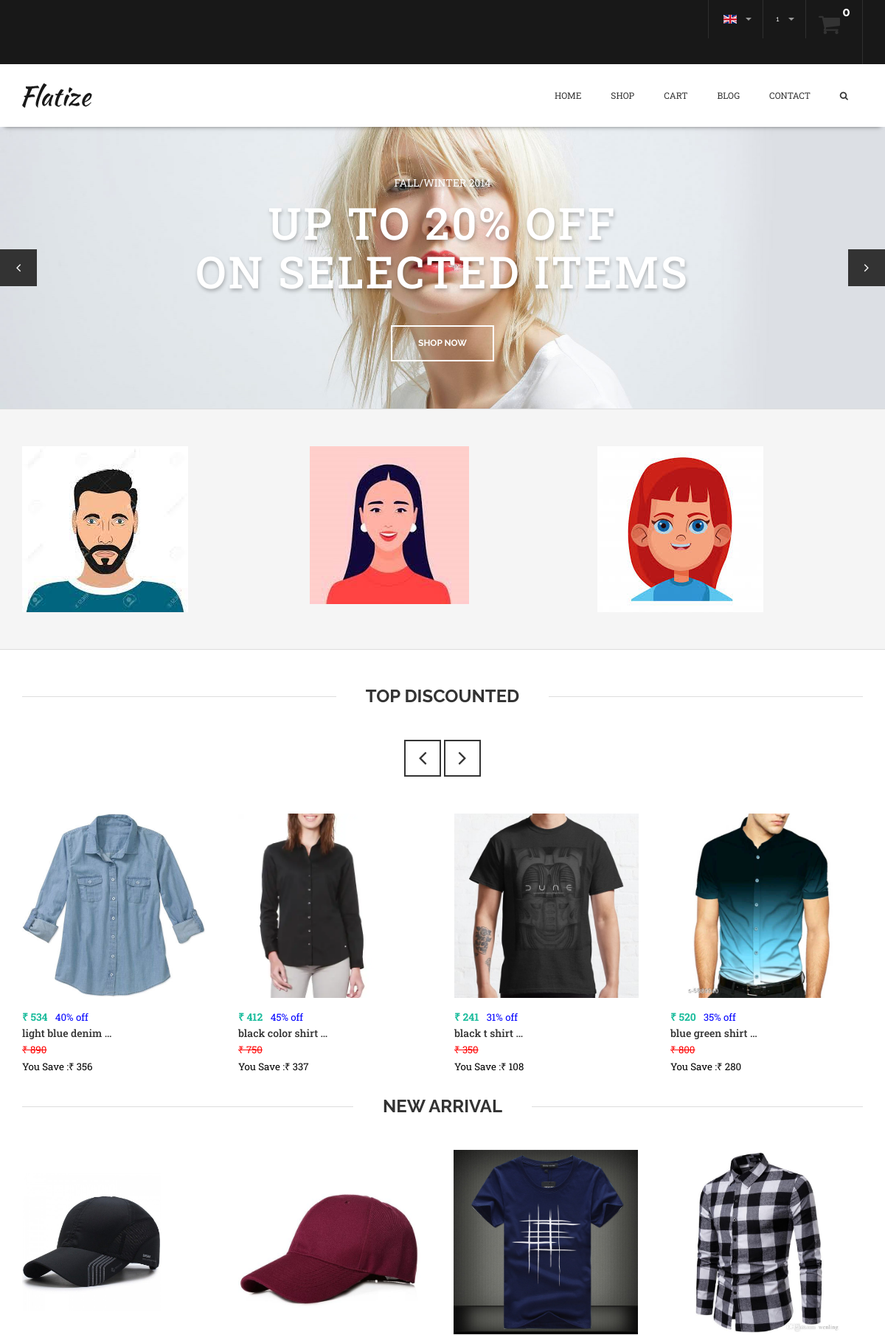
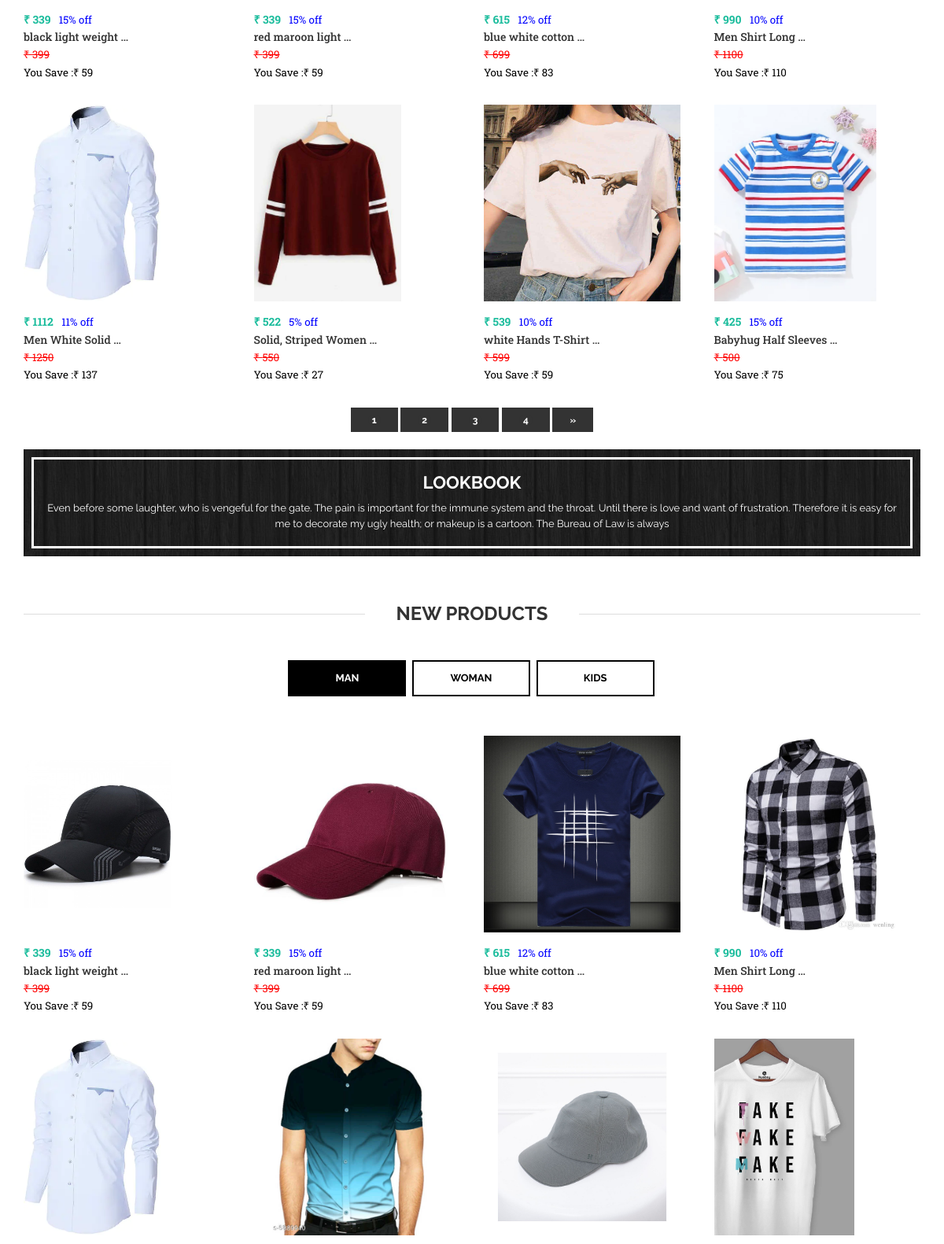
The app's page /home/ (signed in, upper part) with its own data (2 pictures, top to bottom).
### myapp/models.py (models this page shows, shortened)
class MainCategoryModel(models.Model):
    name = models.CharField(max_length=200)
    image = models.ImageField(upload_to ='MainCategory')
    info  = models.CharField(max_length=200)

class ProductModel(models.Model):
    mcate = models.ForeignKey(MainCategoryModel,on_delete=models.CASCADE)
    scate = models.ForeignKey(SubCategoryModel,on_delete=models.CASCADE)
    name = models.CharField(max_length=200)
    image = models.ImageField(upload_to = 'Product')
    og_price = models.IntegerField(default=0)
    discount = models.IntegerField(default=0)
    discounted_price = models.IntegerField(default=0)
    sell_price = models.IntegerField(default=0)
    info = models.TextField()
    status = models.CharField(max_length=200,choices=st,default='New-Arrival')
    total_price = models.IntegerField(default=0)

### myapp/views.py (the view)
# urls.py: path('home/',HomeView),
def HomeView(request):
    if request.user.is_authenticated:
        all_mcate = MainCategoryModel.objects.all()
        show_data = ProductModel.objects.all()
        all_data = ProductModel.objects.order_by("?")
        cart_items = CartModel.objects.filter(user=request.user)
        cart_count = CartModel.objects.filter(user=request.user).count()
        paginator = Paginator(show_data, 8, orphans=1)
        page_number = request.GET.get('page')
        show_data = paginator.get_page(page_number)
        men = ProductModel.objects.filter(mcate__id = 1)[:8]
        women = ProductModel.objects.filter(mcate__id = 3)[:8]
        kids = ProductModel.objects.filter(mcate__id = 4)[:8]
        context = {'men':men,'women':women,'kids':kids,'all_mcate':all_mcate,'all_products':show_data,'cart_items':cart_items,'cart_count':cart_count,'page_number':page_number,'all_data':all_data}
    else:
        messages.info(request,'Please Login First')
        return redirect('/signin/')
    return render(request,'home.html',context)

### myapp/templates/home.html (shortened to what this page needs)
{% extends 'base.html' %}
{% load static %}
{% block body %}
<section class="main-slide">
    <div id="owl-main-demo" class="owl-carousel main-demo">
        <div class="item" id="item1"><img src="{% static 'images/content/slides/slider1.jpg' %}" class="img-responsive"
                alt="Photo">
            <div class="item-caption">
                <div class="item-caption-inner">
                    <div class="item-caption-wrap">
                        <p class="item-cat"><a href="#">Fall/Winter 2014</a></p>
                        <h2>Up to 20% off<br>on selected items</h2>
                        <a href="/allproducts/" class="btn btn-white hidden-xs">Shop Now</a>
                    </div>
                </div>
            </div>
        </div>
    </div>
</section>
<section class="ads">
    <div class="container">
        <div class="row">
            {% for mcate in all_mcate %}
            <div class="col-xs-4 animation">
                <a href="/allproducts/?cid={{mcate.id}}"><img src="{{mcate.image.url}}" class="img-responsive"
                        alt="Ad"></a>
            </div>
            {% endfor %}
        </div>
    </div>
</section>
<section class="products-slide">
    <div class="container">
        <h2 class="title"><span>Top Discounted</span></h2>
        <div class="row">
            <div id="owl-product-slide" class="owl-carousel product-slide">
                {% for prod in all_data %}
                {% if prod.discount  >= 30 %}
                <div class="col-md-12 animation">
                    <div class="item product">
                        <div class="product-thumb-info">
                            <div class="product-thumb-info-image">
                                <span class="product-thumb-info-act">
                                </span>
                                <img alt="" style="height: 250px;" class="img-responsive" src="{{prod.image.url}}">
                            </div>
                            <div class="product-thumb-info-content">
                                <span class="price"><strong>₹ {{prod.sell_price}}&nbsp;&nbsp;</strong> <small
                                        style="color: blue; ">{{prod.discount}}% off</small>
                                    <h4><a href="/productinformation/{{prod.id}}/">{{prod.name|truncatewords:3}}</a></h4>
                                    <span class="item-cat"><small style = "color:red"><strike>₹ {{prod.og_price}}</strike></small></span>
                                    <span class="item-cat"><small style = "color:black" >You Save :₹ {{prod.discounted_price}}</small></span>
                            </div>
                        </div>
                    </div>
                </div>
                {% endif %}
                {% endfor %}
            </div>
        </div>
    </div>
</section>
<div class="container">
    <h2 class="title"><span>New Arrival</span></h2>
    <div class="row">
        <div class="col-md-12">
            <div class="catalog">
                <div class="row">
                    {% for prod in all_products %}
                    {% if prod.status == 'New-Arrival' %}
                    <div class="col-xs-3 animation animated fadeInUp" style="opacity: 0;">
                        <div class="product">
                            <div class="product-thumb-info">
                                <div class="product-thumb-info-image">
                                    <span class="product-thumb-info-act">
                                    </span>
                                    <img style="height: 250px;" alt="" class="img-responsive" src="{{prod.image.url}}">
                                </div>
                                <div class="product-thumb-info-content">
                                    <span class="price"><strong>₹ {{prod.sell_price}}&nbsp;&nbsp;</strong> <small
                                            style="color: blue; ">{{prod.discount}}% off</small>
                                        <h4><a href="/productinformation/{{prod.id}}/">{{prod.name|truncatewords:3}}</a></h4>
                                        <span class="item-cat"><small style = "color:red"><strike>₹ {{prod.og_price}}</strike></small></span>
                                        <span class="item-cat"><small style = "color:black" >You Save :₹ {{prod.discounted_price}}</small></span>
                                </div>
                            </div>
                        </div>
                    </div>
                    {% endif %}
                    {% endfor %}
                </div>
                <div class="text-center">
                    <div class="row float-right ">
                        <span class="m-0 p-0">
                            <span>{% for pg in all_products.paginator.page_range %}
                                {% if all_products.number == pg %}
                                <a href="?page={{pg}}" class="btn btn-default btn-xs">
                                    <span class="badge">{{pg}}</span>
                                </a>
                                {% else %}
                                <a href="?page={{pg}}" class="btn btn-default btn-xs">
                                    <span class="badge">{{pg}}</span>
                                </a>
                                {% endif %}
                                {% endfor %}</span>
                            {% if all_products.has_next %}
                            <a class="btn btn-default btn-xs"
                                href="?page={{all_products.next_page_number}}&ok=#ok">»</a>
                            {% endif %}
                        </span>
                    </div>
                    <br>
                </div>
            </div>
        </div>
    </div>
</div>
<section id="lookbook">
    <div class="container">
        <div class="lookbook">
            <h2><a href="#">Lookbook</a></h2>
            <p>Even before some laughter, who is vengeful for the gate.
                The pain is important for the immune system and the throat. Until there is love and want of frustration.
                Therefore it is easy for me to decorate my ugly health; or makeup is a cartoon. The Bureau of Law is
                always</p>
        </div>
    </div>
</section>
<section class="product-tab">
    <div class="container">
        <h2 class="title"><span>New Products</span></h2>
        <ul class="nav nav-tabs pro-tabs text-center animation" role="tablist">
            <li class="active"><a href="#man" role="tab" data-toggle="tab">Man</a></li>
            <li><a href="#woman" role="tab" data-toggle="tab">Woman</a></li>
            <li><a href="#kids" role="tab" data-toggle="tab">Kids</a></li>
        </ul>
        <div class="tab-content">
            <div class="tab-pane active" id="man">
                <div class="row">
                    {% for prod in men %}
                    <div class="col-xs-6 col-sm-3 animation">
                        <div class="product">
                            <div class="product-thumb-info">
                                <div class="product-thumb-info-image">
                                    <span class="product-thumb-info-act">
                                    </span>
                                    <img style="height: 250px;" alt="" class="img-responsive" src="{{prod.image.url}}">
                                </div>
                                <div class="product-thumb-info-content">
                                    <span class="price"><strong>₹ {{prod.sell_price}}&nbsp;&nbsp;</strong> <small
                                            style="color: blue; ">{{prod.discount}}% off </small>
                                        <h4><a href="/productinformation/{{prod.id}}/">{{prod.name|truncatewords:3}}</a></h4>
                                        <span class="item-cat"><small style = "color:red"><strike>₹ {{prod.og_price}}</strike></small></span>
                                        <span class="item-cat"><small style = "color:black" >You Save :₹ {{prod.discounted_price}}</small></span>
                                </div>
                            </div>
                        </div>
                    </div>
                    {% endfor %}
                </div>
            </div>
        </div>
    </div>
</section>
{% endblock body %}

### myapp/templates/base.html (shortened to what this page needs)
{% load static %}
<!DOCTYPE html>
<html lang="en">
<head>
	<link href="{% static 'bootstrap/css/bootstrap.min.css' %}" rel="stylesheet">
	<link href="{% static 'css/fonts/font-awesome/css/font-awesome.css' %}" rel="stylesheet">
	<link href="{% static 'vendor/owl-carousel/owl.carousel.css' %}" rel="stylesheet">
	<link href="{% static 'vendor/owl-carousel/owl.theme.css' %}" rel="stylesheet">
	<link href="{% static 'vendor/owl-carousel/owl.transitions.css' %}" rel="stylesheet">
	<link href="{% static 'vendor/bxslider/jquery.bxslider.css' %}" rel="stylesheet">
	<link rel="stylesheet" href="{% static 'vendor/flexslider/flexslider.css' %}" media="screen">
	<link href="{% static 'css/theme-animate.css' %}" rel="stylesheet">
	<link href="{% static 'css/theme-elements.css' %}" rel="stylesheet">
	<link href="{% static 'css/theme-blog.css' %}" rel="stylesheet">
	<link href="{% static 'css/theme-shop.css' %}" rel="stylesheet">
	<link href="{% static 'css/theme.css' %}" rel="stylesheet">
	<link rel="stylesheet" href="{% static 'style-switcher/css/style-switcher.css' %}">
	<link href="{% static 'css/colors/cyan/style.html' %}" rel="stylesheet" id="layoutstyle">
	<link href="{% static 'css/theme-responsive.css' %}" rel="stylesheet">
</head>
<body>
	<div id="page">
		<header>
			<div id="top">
				<div class="container">
					<ul class="nav nav-pills nav-top navbar-right">
						<li class="dropdown langs">
							<a href="#" class="dropdown-toggle" data-toggle="dropdown"><img
									src="{% static 'images/flags/en.gif' %}" alt="English"> <span
									class="caret"></span></a>
						</li>
						<li class="dropdown my-account">
							<a href="#" class="dropdown-toggle" data-toggle="dropdown">{{request.user.username}} <span
									class="caret"></span></a>
						</li>
						<li class="dropdown menu-shop">
							<a href="#" class="dropdown-toggle" data-toggle="dropdown">
								<h3><i class="fa fa-shopping-cart"></i> <span
										class="shopping-bag"><strong>{{cart_count}}</strong></span></h3>
							</a>
									{% for i in cart_items %}
									<li class="product">
										<div class="product-thumb-info">
											<div class="product-thumb-info-image">
												<a href="shop-product-detail1.html"><img alt="" width="60"
														src="{{i.product.image.url}}"></a>
											</div>
											<div class="product-thumb-info-content">
												<h4><a href="shop-product-detail2.html">{{i.product.name}}</a></h4>
												<span class="item-cat"><small><a
															href="#">{{i.product.scate}}</a></small></span>
												<span class="price">{{i.product.sell_price}}</span>
											</div>
										</div>
										{% empty %}
									</li>
									{% endfor %}
								</ul>
							</div>
				</div>
			</div>
			<nav class="navbar navbar-default navbar-main navbar-main-slide" role="navigation">
				<div class="container">
					<div class="navbar-header">
						<a class="logo" href="/home/"><img src="{% static 'images/logo.png' %}" alt="Flatize"></a>
					</div>
					<ul class="nav navbar-nav navbar-act pull-right">
						<li class="search"><a href="javascript:void(0);" data-toggle="modal"
								data-target=".bs-example-modal-lg"><i class="fa fa-search"></i></a></li>
					</ul>
					<div class="navbar-collapse collapse">
						<ul class="nav navbar-nav pull-right">
							<li><a href="/home/">Home</a>
							</li>
							<li><a href="/allproducts/">Shop</a>
							</li>
							<li><a href="/cart/">Cart</a>
							</li>
							<li><a href="/blog/">Blog</a>
							</li>
							<li><a href="/contact/">Contact</a>
							</li>
						</ul>
					</div>
				</div>
			</nav>
		{% block body %}
		{% endblock body %}
</body>
</html>

### static/css/theme-elements.css (style rules this page uses)
h1, h2, h3, h4, h5, h6 { color: #333333; margin: 0 0 20px; }
p, ul, ol { margin: 0 0 20px; }
a { color: #333333; -webkit-transition: all 300ms; -moz-transition: all 300ms; transition: all 300ms; }
small, .post-meta { font-size: 95%; }
.btn, .form-control { border-radius: 0; -webkit-transition: all 300ms; -moz-transition: all 300ms; transition: all 300ms; }
.btn { background-color: transparent; border: 2px solid #333333; color: #333333; font-size: .857em; font-weight: 700; min-width: 140px; padding: 14px 15px 13px; text-transform: uppercase; }
.btn-default { background-color: #333333; color: white; }
.btn-white { background-color: transparent; border-color: white; color: white; }
.btn-xs { min-width: 0; padding: 5px 20px 4px; }
.title { font-weight: 700; font-size: 1.714em; margin-bottom: 50px; position: relative; text-align: center; text-transform: uppercase; margin-bottom: 45px; }
.title:after { border-top: 1px solid #dddddd; content: ""; left: 0; position: absolute; top: 50%; width: 100%; z-index: 1; }
.title span { background: white; padding: 0 40px; position: relative; z-index: 2; }
.pro-tabs { border-bottom: none; margin-bottom: 50px; }
.pro-tabs > li { display: inline-block; float: none; margin: 0 1px; }
.pro-tabs > li a { border-radius: 0; background: white; border: 2px solid black; color: black; font-size: .929em; font-weight: 700; display: inline-block; padding: 12px 0; position: relative; text-align: center; text-transform: uppercase; width: 150px; }
.pro-tabs > li.active > a, .pro-tabs > li.active > a:hover, .pro-tabs > li.active > a:focus { background-color: black; border-color: black; border-width: 2px; color: white; }
.product { margin-bottom: 30px; position: relative; }
.product-thumb-info-act { left: 0; position: absolute; text-align: center; bottom: 50%; margin-bottom: -25px; width: 100%; z-index: 3; }
.product-thumb-info-image { margin-bottom: 15px; position: relative; }
.price { color: #1abc9c; font-family: Roboto Slab, serif; }
.item-cat, .price { display: block; }
.product-thumb-info-content h4 { font-family: Roboto Slab, serif; font-size: 1em; line-height: 1.6; margin-bottom: 0; padding-right: 85px; }

### records on screen
MainCategoryModel: image (picture)
MainCategoryModel: image (picture)
MainCategoryModel: image (picture)
ProductModel: image (picture), sell_price "534", discount "40", name "light blue denim …", og_price "890", discounted_price "356"
ProductModel: image (picture), sell_price "412", discount "45", name "black color shirt …", og_price "750", discounted_price "337"
ProductModel: image (picture), sell_price "241", discount "31", name "black t shirt …", og_price "350", discounted_price "108"
ProductModel: image (picture), sell_price "520", discount "35", name "blue green shirt …", og_price "800", discounted_price "280"
ProductModel: image (picture), sell_price "339", discount "15", name "black light weight …", og_price "399", discounted_price "59"
ProductModel: image (picture), sell_price "339", discount "15", name "red maroon light …", og_price "399", discounted_price "59"
ProductModel: image (picture), sell_price "615", discount "12", name "blue white cotton …", og_price "699", discounted_price "83"
ProductModel: image (picture), sell_price "990", discount "10", name "Men Shirt Long …", og_price "1100", discounted_price "110"
ProductModel: image (picture), sell_price "1112", discount "11", name "Men White Solid …", og_price "1250", discounted_price "137"
ProductModel: image (picture), sell_price "522", discount "5", name "Solid, Striped Women …", og_price "550", discounted_price "27"
ProductModel: image (picture), sell_price "539", discount "10", name "white Hands T-Shirt …", og_price "599", discounted_price "59"
ProductModel: image (picture), sell_price "425", discount "15", name "Babyhug Half Sleeves …", og_price "500", discounted_price "75"
ProductModel: image (picture)
ProductModel: image (picture)

### other values on screen
{{ request.user.username }} "1"
{{ cart_count }} "0"
{{ pg }} "1"
{{ pg }} "2" "3" "4"
